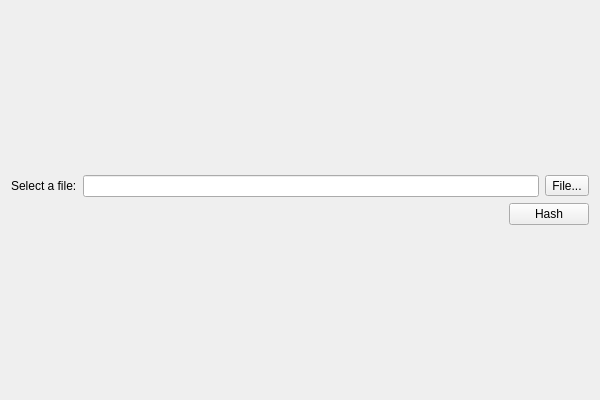
<?xml version="1.0" encoding="UTF-8"?>
<ui version="4.0">
 <class>FileHashClass</class>
 <widget class="QWidget" name="FileHashClass">
  <property name="geometry">
   <rect>
    <x>0</x>
    <y>0</y>
    <width>600</width>
    <height>400</height>
   </rect>
  </property>
  <property name="windowTitle">
   <string>FileHash</string>
  </property>
  <layout class="QVBoxLayout" name="verticalLayout">
   <item>
    <spacer name="verticalSpacer">
     <property name="orientation">
      <enum>Qt::Vertical</enum>
     </property>
     <property name="sizeHint" stdset="0">
      <size>
       <width>20</width>
       <height>154</height>
      </size>
     </property>
    </spacer>
   </item>
   <item>
    <layout class="QHBoxLayout" name="horizontalLayout">
     <item>
      <widget class="QLabel" name="label">
       <property name="text">
        <string>Select a file:</string>
       </property>
      </widget>
     </item>
     <item>
      <widget class="QLineEdit" name="filePath"/>
     </item>
     <item>
      <widget class="QToolButton" name="fileExplorer">
       <property name="text">
        <string>File...</string>
       </property>
      </widget>
     </item>
    </layout>
   </item>
   <item>
    <layout class="QHBoxLayout" name="horizontalLayout_2">
     <item>
      <spacer name="horizontalSpacer">
       <property name="orientation">
        <enum>Qt::Horizontal</enum>
       </property>
       <property name="sizeHint" stdset="0">
        <size>
         <width>40</width>
         <height>20</height>
        </size>
       </property>
      </spacer>
     </item>
     <item>
      <widget class="QPushButton" name="hashButton">
       <property name="text">
        <string>Hash</string>
       </property>
      </widget>
     </item>
    </layout>
   </item>
   <item>
    <spacer name="verticalSpacer_2">
     <property name="orientation">
      <enum>Qt::Vertical</enum>
     </property>
     <property name="sizeHint" stdset="0">
      <size>
       <width>20</width>
       <height>154</height>
      </size>
     </property>
    </spacer>
   </item>
  </layout>
 </widget>
 <layoutdefault spacing="6" margin="11"/>
 <resources/>
 <connections>
  <connection>
   <sender>fileExplorer</sender>
   <signal>clicked()</signal>
   <receiver>FileHashClass</receiver>
   <slot>OpenFileDlg()</slot>
   <hints>
    <hint type="sourcelabel">
     <x>574</x>
     <y>179</y>
    </hint>
    <hint type="destinationlabel">
     <x>512</x>
     <y>128</y>
    </hint>
   </hints>
  </connection>
  <connection>
   <sender>hashButton</sender>
   <signal>clicked()</signal>
   <receiver>FileHashClass</receiver>
   <slot>Hash()</slot>
   <hints>
    <hint type="sourcelabel">
     <x>531</x>
     <y>221</y>
    </hint>
    <hint type="destinationlabel">
     <x>460</x>
     <y>277</y>
    </hint>
   </hints>
  </connection>
 </connections>
 <slots>
  <slot>OpenFileDlg()</slot>
  <slot>Hash()</slot>
 </slots>
</ui>
